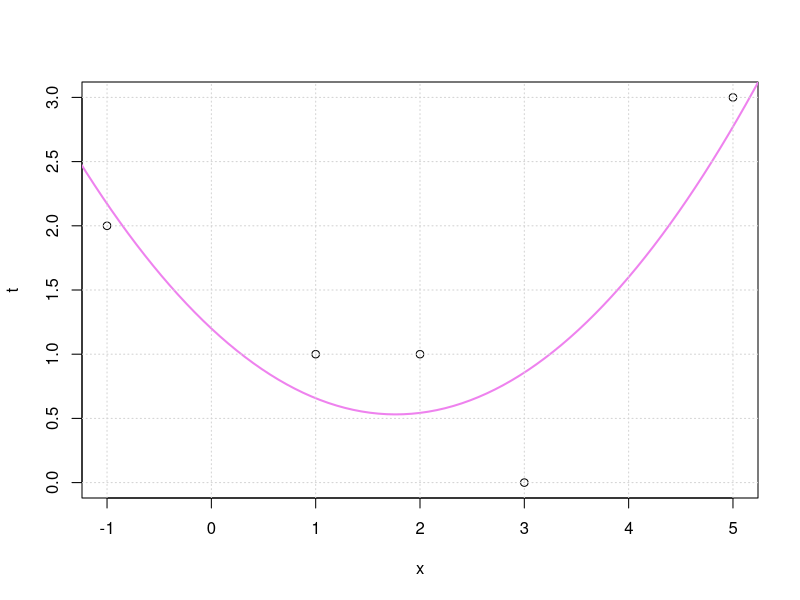

Here is the R script that generated this plot:
library('MASS')

N <- 5
data <- matrix(c(-1, 2, 1, 1, 2, 1, 3, 0, 5, 3), nrow = N, byrow = TRUE)
x <- data[,1]
t <- data[,2]

# Phi_j = x^j
Phi <- matrix(c(x^0, x^1, x^2), nrow = N)

# Tolerancy as the smallest positive floating-point number
MP <- ginv(Phi, tol = sqrt(.Machine$double.eps))

# Weights w0 w1 and w2
(w <- MP %*% t)

# Plot the data
plot(data, xlab = 'x', ylab = 't')
curve(expr = w[1] + w[2]*x + w[3]*x^2, add = TRUE, col = "violet",
      lwd = 2, from = -2, to = 6)
grid()